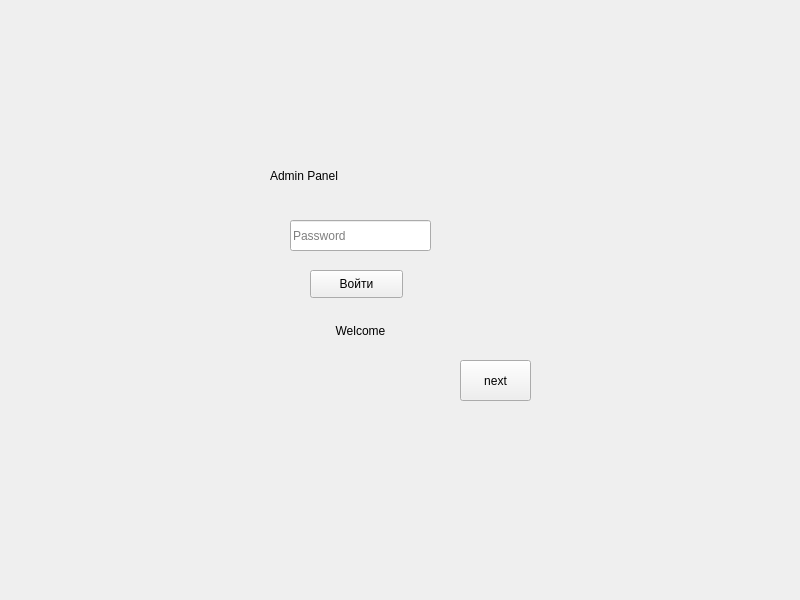
<?xml version="1.0" encoding="UTF-8"?>
<ui version="4.0">
 <class>Form</class>
 <widget class="QWidget" name="Form">
  <property name="geometry">
   <rect>
    <x>0</x>
    <y>0</y>
    <width>800</width>
    <height>600</height>
   </rect>
  </property>
  <property name="windowTitle">
   <string>Form</string>
  </property>
  <widget class="QLabel" name="label">
   <property name="geometry">
    <rect>
     <x>270</x>
     <y>150</y>
     <width>191</width>
     <height>51</height>
    </rect>
   </property>
   <property name="styleSheet">
    <string notr="true">font: 20pt &quot;MS Shell Dlg 2&quot;;</string>
   </property>
   <property name="text">
    <string>Admin Panel</string>
   </property>
  </widget>
  <widget class="QLineEdit" name="password">
   <property name="geometry">
    <rect>
     <x>290</x>
     <y>220</y>
     <width>141</width>
     <height>31</height>
    </rect>
   </property>
   <property name="placeholderText">
    <string>Password</string>
   </property>
  </widget>
  <widget class="QLabel" name="result">
   <property name="geometry">
    <rect>
     <x>290</x>
     <y>310</y>
     <width>141</width>
     <height>41</height>
    </rect>
   </property>
   <property name="text">
    <string>Welcome</string>
   </property>
   <property name="alignment">
    <set>Qt::AlignCenter</set>
   </property>
  </widget>
  <widget class="QPushButton" name="confirm">
   <property name="geometry">
    <rect>
     <x>310</x>
     <y>270</y>
     <width>93</width>
     <height>28</height>
    </rect>
   </property>
   <property name="text">
    <string>Войти</string>
   </property>
  </widget>
  <widget class="QPushButton" name="next">
   <property name="geometry">
    <rect>
     <x>460</x>
     <y>360</y>
     <width>71</width>
     <height>41</height>
    </rect>
   </property>
   <property name="styleSheet">
    <string notr="true">font: 75 12pt &quot;MS Shell Dlg 2&quot;;</string>
   </property>
   <property name="text">
    <string>next</string>
   </property>
  </widget>
 </widget>
 <resources/>
 <connections/>
</ui>
